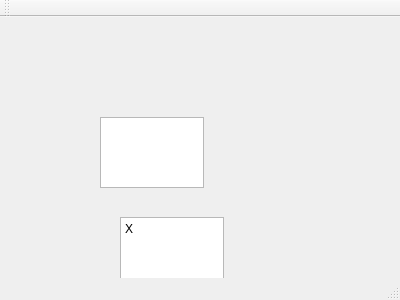
<?xml version="1.0" encoding="UTF-8"?>
<ui version="4.0">
 <class>MainWindow</class>
 <widget class="QMainWindow" name="MainWindow">
  <property name="geometry">
   <rect>
    <x>0</x>
    <y>0</y>
    <width>400</width>
    <height>300</height>
   </rect>
  </property>
  <property name="windowTitle">
   <string>MainWindow</string>
  </property>
  <widget class="QWidget" name="centralWidget">
   <widget class="QPlainTextEdit" name="plainTextEdit">
    <property name="geometry">
     <rect>
      <x>100</x>
      <y>100</y>
      <width>104</width>
      <height>71</height>
     </rect>
    </property>
   </widget>
   <widget class="QPlainTextEdit" name="plainTextEdit_2">
    <property name="geometry">
     <rect>
      <x>120</x>
      <y>200</y>
      <width>104</width>
      <height>71</height>
     </rect>
    </property>
    <property name="plainText">
     <string>X</string>
    </property>
   </widget>
  </widget>
  <widget class="QMenuBar" name="menuBar">
   <property name="geometry">
    <rect>
     <x>0</x>
     <y>0</y>
     <width>400</width>
     <height>21</height>
    </rect>
   </property>
  </widget>
  <widget class="QToolBar" name="mainToolBar">
   <attribute name="toolBarArea">
    <enum>TopToolBarArea</enum>
   </attribute>
   <attribute name="toolBarBreak">
    <bool>false</bool>
   </attribute>
  </widget>
  <widget class="QStatusBar" name="statusBar"/>
 </widget>
 <layoutdefault spacing="6" margin="11"/>
 <resources/>
 <connections/>
</ui>
